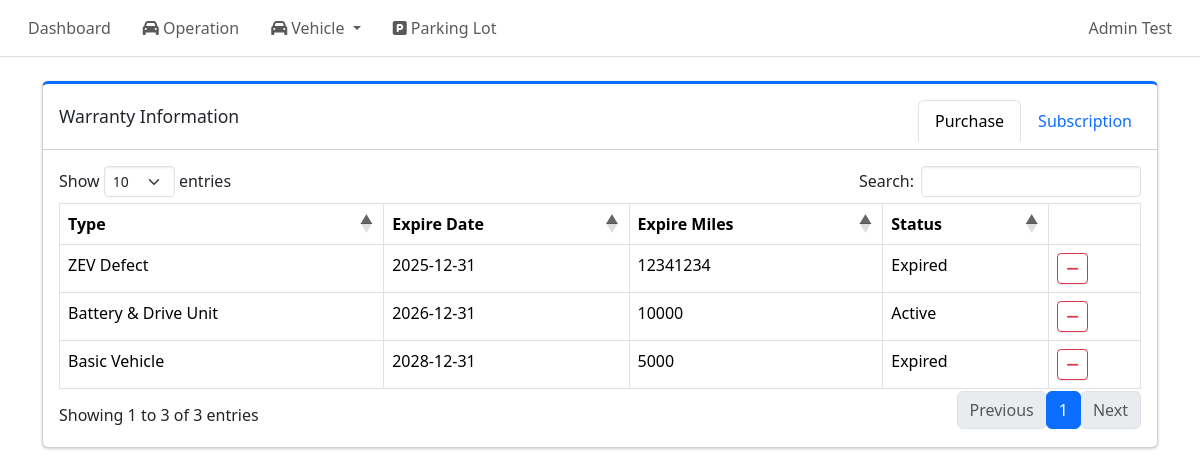
Screenshot of /admin/warranties/purchase?vehicle_id=1 (signed in) with the database file from the repository.
### tables this page shows
CREATE TABLE warranty_purchase (
    vehicle_warranty_id INTEGER PRIMARY KEY,
    expire_date DATE,
    expire_miles INTEGER,
    FOREIGN KEY(vehicle_warranty_id) REFERENCES vehicle_warranty(vehicle_warranty_id) ON DELETE CASCADE
);

CREATE TABLE warranty_type (
    warranty_type_id INTEGER PRIMARY KEY AUTOINCREMENT,
    type_name TEXT NOT NULL UNIQUE,
    display_name TEXT NOT NULL,
    category TEXT NOT NULL CHECK(category IN ('purchase', 'subscription')),
    sort_order INTEGER NOT NULL DEFAULT 100,
    is_active INTEGER NOT NULL DEFAULT 1
);

### routes/admin/warranty_pages.py (the view)
@warranty_pages_bp.route("/purchase", methods=["GET"])
def purchase_warranty_list_page():
    if not session.get("admin_logged_in"):
        return redirect(url_for("auth.admin_login"))
    vehicle_id = request.args.get("vehicle_id")
    conn = get_conn()
    cur = conn.cursor()
    cur.execute("""
        SELECT
            v.vehicle_id,
            v.vin,
            v.model,
            v.model_year,
            v.mileage,
            v.plate_number,
            vw.vehicle_warranty_id,
            wt.display_name AS warranty_type,
            wt.category,
            wp.expire_date,
            wp.expire_miles
        FROM vehicle v
        JOIN vehicle_warranty vw
            ON v.vehicle_id = vw.vehicle_id
        JOIN warranty_type wt
            ON vw.warranty_type_id = wt.warranty_type_id
        LEFT JOIN warranty_purchase wp
            ON vw.vehicle_warranty_id = wp.vehicle_warranty_id
        WHERE wt.category = 'purchase'
                AND (? IS NULL OR v.vehicle_id = ?)
        ORDER BY v.vin ASC, wt.sort_order ASC
    """, (vehicle_id, vehicle_id))
    rows = cur.fetchall()
    warranties = []
    for row in rows:
        row["status"] = get_warranty_status(
            row.get("expire_date"), row.get("expire_miles"), row.get("mileage")
        )
        warranties.append(row)
    return render_template("warranty_info_purchase.html", warranties=warranties, purchase_types = get_purchase_warranty_types(), active_tab="purchase")

### db.py (called while the page is built)
def make_dict(cursor, row):
    return {col[0]: row[idx] for idx, col in enumerate(cursor.description)}

def get_conn():
    if "db" not in g:
        conn = sqlite3.connect(DB_PATH, check_same_thread=False)
        conn.row_factory = make_dict
        conn.execute("PRAGMA foreign_keys = ON;")
        g.db = conn
    return g.db

def close_conn(e=None):
    db = g.pop("db", None)
    if db is not None:
        db.close()

### utils/time_utils.py (called while the page is built)
def get_pacific_today():
    return datetime.now(ZoneInfo("America/Los_Angeles")).date()

### utils/warranty_utils.py (called while the page is built)
def get_purchase_warranty_types():
    conn = get_conn()
    cur = conn.cursor()
    cur.execute("""
        SELECT warranty_type_id, type_name, display_name
        FROM warranty_type
        WHERE category = 'purchase' AND is_active = 1
        ORDER BY sort_order
    """)
    rows = cur.fetchall()
    return rows

### templates/warranty_info_purchase.html (shortened to what this page needs)
{% extends "base.html" %}
{% block content %}
<div class="col-12">
    <div class="card card-primary card-outline mb-4">
        <div class="card-header d-flex justify-content-between align-items-center">
            <h3 class="card-title mb-0">Warranty Information</h3>
            <ul class="nav nav-tabs card-header-tabs ms-auto">
                <li class="nav-item">
                    <a class="nav-link {% if active_tab == 'purchase' %}active{% endif %}"
                        href="{{ url_for(
                            'warranty_pages.purchase_warranty_list_page',
                            vehicle_id=request.args.get('vehicle_id')) }}">
                        Purchase
                    </a>
                </li>
                <li class="nav-item">
                    <a class="nav-link {% if active_tab == 'subscription' %}active{% endif %}"
                        href="{{ url_for(
                                'warranty_pages.subscription_warranty_list_page',
                                vehicle_id=request.args.get('vehicle_id')
                        ) }}">
                        Subscription
                    </a>
                </li>
            </ul>
        </div>
        <div class="card-body">
            <table id = "warrantyTable" class="table table-bordered table-hover">
                <thead>
                    <tr>
                        <th>Type</th>
                        <th>Expire Date</th>
                        <th>Expire Miles</th>
                        <th>Status</th>
                        <th>Action</th>
                    </tr>
                </thead>
                <tbody>
                    {% for w in warranties %}
                    <tr data-vehicle-id="{{w.vehicle_id}}" data-warranty-id="{{w.vehicle_warranty_id}}">
                        <td class = "warranty_type">{{w.warranty_type}}</td>
                        <td class = "expire_date">{{w.expire_date or '-'}}</td>
                        <td class = "expire_miles">{{w.expire_miles or '-'}}</td>
                        <td class = "status">{{w.status}}</td>
                        <td>
                            <button class="btn btn-sm btn-outline-danger delete-warranty-btn">
                                <i class="fa fa-minus"></i>
                            </button>
                        </td>
                    </tr>
                    {% endfor %}
                </tbody>
            </table>
        </div>
    </div>
</div>
{% endblock %}

### rows the page displays
warranty_purchase: warranty_type "Basic Vehicle", expire_date "2028-12-31", expire_miles "5000", status "Expired"
warranty_purchase: warranty_type "Battery & Drive Unit", expire_date "2026-12-31", expire_miles "10000", status "Active"
warranty_purchase: warranty_type "ZEV Defect", expire_date "2025-12-31", expire_miles "12341234", status "Expired"
